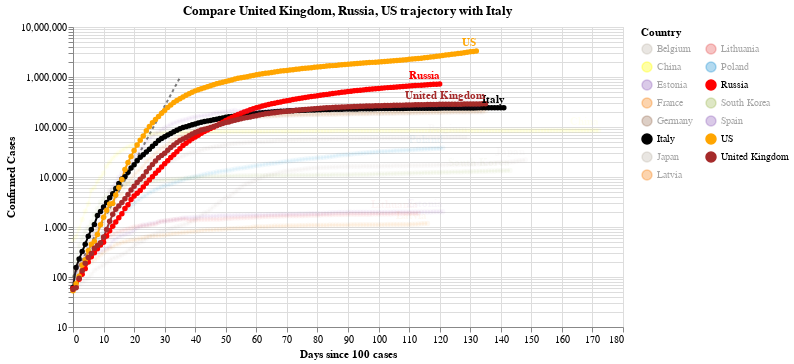

Here is the notebook cell this chart was saved with:
### Code cell
#hide_input
chart2 = make_since_chart(dff2, ['United Kingdom', 'Russia', 'US'], baseline_countries)
chart2

### Figure 1 — Vega-Lite specification as saved in the notebook (floating-point values rounded to 4 significant figures; data arrays with more than 128 entries replaced by an {"elided": "..."} marker saying what was removed)
{"config": {"view": {"continuousWidth": 400, "continuousHeight": 300}}, "layer": [{"data": {"name": "data-628230001892d6798b50651be41d1b3e"}, "mark": {"type": "line", "color": "black", "opacity": 0.5, "strokeDash": [3, 3]}, "encoding": {"x": {"type": "quantitative", "field": "Days since 100 cases"}, "y": {"type": "quantitative", "field": "Confirmed Cases"}}}, {"data": {"name": "data-56bbd19b94d60ffac6d3d1c54a543190"}, "mark": {"type": "line", "point": true}, "encoding": {"color": {"type": "nominal", "field": "Country", "legend": {"columns": 2}, "scale": {"domain": ["Belgium", "China", "Estonia", "France", "Germany", "Italy", "Japan", "Latvia", "Lithuania", "Poland", "Russia", "South Korea", "Spain", "US", "United Kingdom"], "range": ["#C1B7AD", "yellow", "#9467bd", "#F58518", "#9D755D", "black", "#C1B7AD", "#F58518", "#E45756", "#2495D3", "red", "#A1BA59", "#9467bd", "orange", "brown"]}}, "opacity": {"condition": {"value": 1, "selection": "selector011"}, "value": 0.05}, "tooltip": [{"type": "nominal", "field": "Country"}, {"type": "temporal", "field": "Date"}, {"type": "quantitative", "field": "Confirmed Cases"}, {"type": "quantitative", "field": "Days since 100 cases"}], "x": {"type": "quantitative", "field": "Days since 100 cases"}, "y": {"type": "quantitative", "field": "Confirmed Cases", "scale": {"type": "log"}}}, "selection": {"selector011": {"type": "multi", "fields": ["Country"], "bind": "legend", "init": [{"Country": "United Kingdom"}, {"Country": "Russia"}, {"Country": "US"}, {"Country": "Italy"}]}}, "width": 550}, {"data": {"name": "data-56bbd19b94d60ffac6d3d1c54a543190"}, "mark": {"type": "text", "align": "right", "dy": -8, "fontWeight": "bold"}, "encoding": {"color": {"type": "nominal", "field": "Country", "legend": {"columns": 2}, "scale": {"domain": ["Belgium", "China", "Estonia", "France", "Germany", "Italy", "Japan", "Latvia", "Lithuania", "Poland", "Russia", "South Korea", "Spain", "US", "United Kingdom"], "range": ["#C1B7AD", "yellow", "#9467bd", "#F58518", "#9D755D", "black", "#C1B7AD", "#F58518", "#E45756", "#2495D3", "red", "#A1BA59", "#9467bd", "orange", "brown"]}}, "opacity": {"condition": {"value": 1, "selection": "selector011"}, "value": 0.05}, "text": {"type": "nominal", "field": "Country"}, "tooltip": [{"type": "nominal", "field": "Country"}, {"type": "temporal", "field": "Date"}, {"type": "quantitative", "field": "Confirmed Cases"}, {"type": "quantitative", "field": "Days since 100 cases"}], "x": {"type": "quantitative", "field": "Days since 100 cases"}, "y": {"type": "quantitative", "field": "Confirmed Cases", "scale": {"type": "log"}}}, "transform": [{"filter": "(datum['Date'] >= 1594512000000)"}], "width": 550}], "title": "Compare United Kingdom, Russia, US trajectory with Italy", "$schema": "https://vega.github.io/schema/vega-lite/v4.0.2.json", "datasets": {"data-628230001892d6798b50651be41d1b3e": [{"Days since 100 cases": 0, "Confirmed Cases": 100.0}, {"Days since 100 cases": 1, "Confirmed Cases": 130.0}, {"Days since 100 cases": 2, "Confirmed Cases": 169.0}, {"Days since 100 cases": 3, "Confirmed Cases": 219.7}, {"Days since 100 cases": 4, "Confirmed Cases": 285.6}, {"Days since 100 cases": 5, "Confirmed Cases": 371.3}, {"Days since 100 cases": 6, "Confirmed Cases": 482.7}, {"Days since 100 cases": 7, "Confirmed Cases": 627.5}, {"Days since 100 cases": 8, "Confirmed Cases": 815.7}, {"Days since 100 cases": 9, "Confirmed Cases": 1060.0}, {"Days since 100 cases": 10, "Confirmed Cases": 1379.0}, {"Days since 100 cases": 11, "Confirmed Cases": 1792.0}, {"Days since 100 cases": 12, "Confirmed Cases": 2330.0}, {"Days since 100 cases": 13, "Confirmed Cases": 3029.0}, {"Days since 100 cases": 14, "Confirmed Cases": 3937.0}, {"Days since 100 cases": 15, "Confirmed Cases": 5119.0}, {"Days since 100 cases": 16, "Confirmed Cases": 6654.0}, {"Days since 100 cases": 17, "Confirmed Cases": 8650.0}, {"Days since 100 cases": 18, "Confirmed Cases": 11250.0}, {"Days since 100 cases": 19, "Confirmed Cases": 14620.0}, {"Days since 100 cases": 20, "Confirmed Cases": 19000.0}, {"Days since 100 cases": 21, "Confirmed Cases": 24710.0}, {"Days since 100 cases": 22, "Confirmed Cases": 32120.0}, {"Days since 100 cases": 23, "Confirmed Cases": 41750.0}, {"Days since 100 cases": 24, "Confirmed Cases": 54280.0}, {"Days since 100 cases": 25, "Confirmed Cases": 70560.0}, {"Days since 100 cases": 26, "Confirmed Cases": 91730.0}, {"Days since 100 cases": 27, "Confirmed Cases": 119300.0}, {"Days since 100 cases": 28, "Confirmed Cases": 155000.0}, {"Days since 100 cases": 29, "Confirmed Cases": 201500.0}, {"Days since 100 cases": 30, "Confirmed Cases": 262000.0}, {"Days since 100 cases": 31, "Confirmed Cases": 340600.0}, {"Days since 100 cases": 32, "Confirmed Cases": 442800.0}, {"Days since 100 cases": 33, "Confirmed Cases": 575600.0}, {"Days since 100 cases": 34, "Confirmed Cases": 748300.0}, {"Days since 100 cases": 35, "Confirmed Cases": 972800.0}], "data-56bbd19b94d60ffac6d3d1c54a543190": {"elided": "2008 records"}}}
